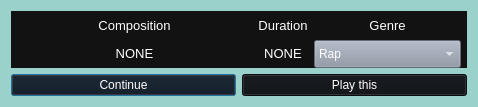
<?xml version="1.0" encoding="UTF-8"?>
<ui version="4.0">
 <class>Dialog_ADF</class>
 <widget class="QDialog" name="Dialog_ADF">
  <property name="geometry">
   <rect>
    <x>0</x>
    <y>0</y>
    <width>478</width>
    <height>107</height>
   </rect>
  </property>
  <property name="windowTitle">
   <string>Adding</string>
  </property>
  <property name="styleSheet">
   <string notr="true">background-color: #9AD2CB;</string>
  </property>
  <layout class="QGridLayout" name="gridLayout">
   <item row="1" column="1">
    <widget class="QPushButton" name="pushButton_Continue">
     <property name="styleSheet">
      <string notr="true">background-color: #0E1116;
color: white</string>
     </property>
     <property name="text">
      <string>Continue</string>
     </property>
    </widget>
   </item>
   <item row="1" column="2">
    <widget class="QPushButton" name="pushButton_PlayThis">
     <property name="styleSheet">
      <string notr="true">background-color: #0E1116;
color: white</string>
     </property>
     <property name="text">
      <string>Play this</string>
     </property>
    </widget>
   </item>
   <item row="0" column="1" colspan="2">
    <widget class="QWidget" name="widget_4" native="true">
     <property name="styleSheet">
      <string notr="true">background-color: #121212;
color: white</string>
     </property>
     <layout class="QHBoxLayout" name="horizontalLayout_2">
      <property name="leftMargin">
       <number>6</number>
      </property>
      <property name="topMargin">
       <number>0</number>
      </property>
      <property name="rightMargin">
       <number>6</number>
      </property>
      <property name="bottomMargin">
       <number>0</number>
      </property>
      <item>
       <widget class="QWidget" name="widget_2" native="true">
        <layout class="QGridLayout" name="gridLayout_3">
         <property name="leftMargin">
          <number>0</number>
         </property>
         <property name="topMargin">
          <number>0</number>
         </property>
         <property name="rightMargin">
          <number>0</number>
         </property>
         <property name="bottomMargin">
          <number>0</number>
         </property>
         <property name="spacing">
          <number>0</number>
         </property>
         <item row="0" column="0">
          <layout class="QVBoxLayout" name="verticalLayout">
           <property name="spacing">
            <number>0</number>
           </property>
           <item>
            <widget class="QLabel" name="label_Title_Composition">
             <property name="sizePolicy">
              <sizepolicy hsizetype="Minimum" vsizetype="Minimum">
               <horstretch>0</horstretch>
               <verstretch>0</verstretch>
              </sizepolicy>
             </property>
             <property name="styleSheet">
              <string notr="true">background-color: #121212;
color: white</string>
             </property>
             <property name="text">
              <string>&lt;html&gt;&lt;head/&gt;&lt;body&gt;&lt;p align=&quot;center&quot;&gt;&lt;span style=&quot; font-size:10pt;&quot;&gt;Composition&lt;/span&gt;&lt;/p&gt;&lt;/body&gt;&lt;/html&gt;</string>
             </property>
            </widget>
           </item>
           <item>
            <widget class="QLabel" name="label_CompositionName">
             <property name="styleSheet">
              <string notr="true">background-color: #121212;
color: white</string>
             </property>
             <property name="text">
              <string>&lt;html&gt;&lt;head/&gt;&lt;body&gt;&lt;p align=&quot;center&quot;&gt;&lt;span style=&quot; font-size:10pt;&quot;&gt;NONE&lt;/span&gt;&lt;/p&gt;&lt;/body&gt;&lt;/html&gt;</string>
             </property>
            </widget>
           </item>
          </layout>
         </item>
        </layout>
       </widget>
      </item>
      <item>
       <widget class="QWidget" name="widget" native="true">
        <property name="sizePolicy">
         <sizepolicy hsizetype="Maximum" vsizetype="Preferred">
          <horstretch>0</horstretch>
          <verstretch>0</verstretch>
         </sizepolicy>
        </property>
        <layout class="QGridLayout" name="gridLayout_2">
         <property name="leftMargin">
          <number>0</number>
         </property>
         <property name="topMargin">
          <number>0</number>
         </property>
         <property name="rightMargin">
          <number>0</number>
         </property>
         <property name="bottomMargin">
          <number>0</number>
         </property>
         <property name="spacing">
          <number>0</number>
         </property>
         <item row="0" column="0">
          <layout class="QVBoxLayout" name="verticalLayout_3">
           <property name="spacing">
            <number>0</number>
           </property>
           <item>
            <widget class="QLabel" name="label_Title_Duration">
             <property name="sizePolicy">
              <sizepolicy hsizetype="Preferred" vsizetype="Preferred">
               <horstretch>0</horstretch>
               <verstretch>0</verstretch>
              </sizepolicy>
             </property>
             <property name="styleSheet">
              <string notr="true">background-color: #121212;
color: white</string>
             </property>
             <property name="text">
              <string>&lt;html&gt;&lt;head/&gt;&lt;body&gt;&lt;p align=&quot;center&quot;&gt;&lt;span style=&quot; font-size:10pt;&quot;&gt;Duration&lt;/span&gt;&lt;/p&gt;&lt;/body&gt;&lt;/html&gt;</string>
             </property>
            </widget>
           </item>
           <item>
            <widget class="QLabel" name="label_CompositionDuration">
             <property name="sizePolicy">
              <sizepolicy hsizetype="Preferred" vsizetype="Preferred">
               <horstretch>0</horstretch>
               <verstretch>0</verstretch>
              </sizepolicy>
             </property>
             <property name="styleSheet">
              <string notr="true">background-color: #121212;
color: white</string>
             </property>
             <property name="text">
              <string>&lt;html&gt;&lt;head/&gt;&lt;body&gt;&lt;p align=&quot;center&quot;&gt;&lt;span style=&quot; font-size:10pt;&quot;&gt;NONE&lt;/span&gt;&lt;/p&gt;&lt;/body&gt;&lt;/html&gt;</string>
             </property>
            </widget>
           </item>
          </layout>
         </item>
        </layout>
       </widget>
      </item>
      <item>
       <widget class="QWidget" name="widget_3" native="true">
        <property name="sizePolicy">
         <sizepolicy hsizetype="Maximum" vsizetype="Preferred">
          <horstretch>0</horstretch>
          <verstretch>0</verstretch>
         </sizepolicy>
        </property>
        <layout class="QGridLayout" name="gridLayout_5">
         <property name="leftMargin">
          <number>0</number>
         </property>
         <property name="topMargin">
          <number>0</number>
         </property>
         <property name="rightMargin">
          <number>0</number>
         </property>
         <property name="bottomMargin">
          <number>0</number>
         </property>
         <property name="spacing">
          <number>0</number>
         </property>
         <item row="0" column="0">
          <layout class="QVBoxLayout" name="verticalLayout_5">
           <property name="spacing">
            <number>0</number>
           </property>
           <item>
            <widget class="QLabel" name="label_Title_Genre">
             <property name="sizePolicy">
              <sizepolicy hsizetype="Preferred" vsizetype="Preferred">
               <horstretch>0</horstretch>
               <verstretch>0</verstretch>
              </sizepolicy>
             </property>
             <property name="styleSheet">
              <string notr="true">background-color: #121212;
color: white</string>
             </property>
             <property name="text">
              <string>&lt;html&gt;&lt;head/&gt;&lt;body&gt;&lt;p align=&quot;center&quot;&gt;&lt;span style=&quot; font-size:10pt;&quot;&gt;Genre&lt;/span&gt;&lt;/p&gt;&lt;/body&gt;&lt;/html&gt;</string>
             </property>
            </widget>
           </item>
           <item>
            <widget class="QComboBox" name="comboBox_Genre">
             <property name="sizePolicy">
              <sizepolicy hsizetype="Preferred" vsizetype="Preferred">
               <horstretch>0</horstretch>
               <verstretch>0</verstretch>
              </sizepolicy>
             </property>
             <property name="styleSheet">
              <string notr="true">background-color: #8b94a3;
color: white</string>
             </property>
             <item>
              <property name="text">
               <string>Rap</string>
              </property>
             </item>
             <item>
              <property name="text">
               <string>Hip-hop</string>
              </property>
             </item>
             <item>
              <property name="text">
               <string>Reggae</string>
              </property>
             </item>
             <item>
              <property name="text">
               <string>Funk</string>
              </property>
             </item>
             <item>
              <property name="text">
               <string>New wave</string>
              </property>
             </item>
             <item>
              <property name="text">
               <string>Soul</string>
              </property>
             </item>
             <item>
              <property name="text">
               <string>Disco</string>
              </property>
             </item>
             <item>
              <property name="text">
               <string>Chanson</string>
              </property>
             </item>
             <item>
              <property name="text">
               <string>Romance</string>
              </property>
             </item>
             <item>
              <property name="text">
               <string>Bard songs</string>
              </property>
             </item>
             <item>
              <property name="text">
               <string>Electronic music</string>
              </property>
             </item>
             <item>
              <property name="text">
               <string>Techno</string>
              </property>
             </item>
             <item>
              <property name="text">
               <string>Trance</string>
              </property>
             </item>
             <item>
              <property name="text">
               <string>Hardcore</string>
              </property>
             </item>
             <item>
              <property name="text">
               <string>House</string>
              </property>
             </item>
             <item>
              <property name="text">
               <string>Minimalism</string>
              </property>
             </item>
             <item>
              <property name="text">
               <string>Neoclassicism</string>
              </property>
             </item>
             <item>
              <property name="text">
               <string>March</string>
              </property>
             </item>
             <item>
              <property name="text">
               <string>Symphonic music</string>
              </property>
             </item>
             <item>
              <property name="text">
               <string>Early baroque</string>
              </property>
             </item>
             <item>
              <property name="text">
               <string>Operetta</string>
              </property>
             </item>
             <item>
              <property name="text">
               <string>Mass</string>
              </property>
             </item>
             <item>
              <property name="text">
               <string>Folk music</string>
              </property>
             </item>
             <item>
              <property name="text">
               <string>Country music</string>
              </property>
             </item>
             <item>
              <property name="text">
               <string>Latin American music</string>
              </property>
             </item>
             <item>
              <property name="text">
               <string>Blues</string>
              </property>
             </item>
             <item>
              <property name="text">
               <string>Rhythm and blues</string>
              </property>
             </item>
             <item>
              <property name="text">
               <string>Late baroque</string>
              </property>
             </item>
             <item>
              <property name="text">
               <string>Early classicism</string>
              </property>
             </item>
             <item>
              <property name="text">
               <string>Late classicism</string>
              </property>
             </item>
             <item>
              <property name="text">
               <string>Motet</string>
              </property>
             </item>
             <item>
              <property name="text">
               <string>Early romanticism</string>
              </property>
             </item>
             <item>
              <property name="text">
               <string>Late romanticism</string>
              </property>
             </item>
             <item>
              <property name="text">
               <string>Impressionism</string>
              </property>
             </item>
             <item>
              <property name="text">
               <string>Expressionism</string>
              </property>
             </item>
             <item>
              <property name="text">
               <string>Jazz</string>
              </property>
             </item>
             <item>
              <property name="text">
               <string>Pop</string>
              </property>
             </item>
             <item>
              <property name="text">
               <string>Rock</string>
              </property>
             </item>
             <item>
              <property name="text">
               <string>Opera</string>
              </property>
             </item>
             <item>
              <property name="text">
               <string>Classical</string>
              </property>
             </item>
             <item>
              <property name="text">
               <string>Heavy metal</string>
              </property>
             </item>
            </widget>
           </item>
          </layout>
         </item>
        </layout>
       </widget>
      </item>
     </layout>
    </widget>
   </item>
  </layout>
 </widget>
 <resources/>
 <connections/>
</ui>
